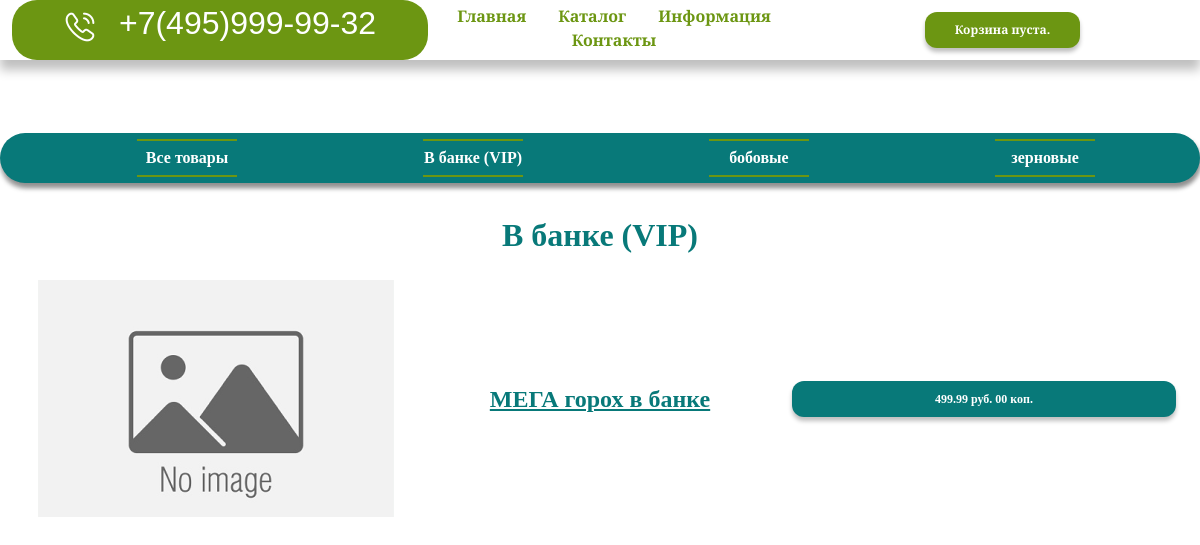
Page /category/v-banke-vip/ on the committed database.
### shop/models.py (models this page shows, shortened)
class Category(models.Model):
    name = models.CharField(max_length=200, db_index=True)
    slug = models.SlugField(max_length=200, db_index=True, unique=True)
    class Meta:
        ordering = ('name',)
        verbose_name = 'Категория'
        verbose_name_plural = 'Категории'
    def get_absolute_url(self):
        return reverse('shop:product_list_by_category',
                       args=[self.slug])

class Product(models.Model):
    category = models.ForeignKey(Category, related_name='products', on_delete=models.CASCADE)
    name = models.CharField(max_length=200, db_index=True)
    slug = models.SlugField(max_length=200, db_index=True)
    image = models.ImageField(upload_to='products/%Y/%m/%d', blank=True)
    description = models.TextField(blank=True)
    price = models.DecimalField(max_length=0, decimal_places=2, max_digits=10)
    stock = models.PositiveIntegerField()
    available = models.BooleanField(default=True)
    created = models.DateTimeField(auto_now_add=True)
    update = models.DateTimeField(auto_now=True)
    class Meta:
        ordering = ('name', )
        verbose_name = 'Товар'
        verbose_name_plural = 'Товары'
        index_together = (('id', 'slug'), )
    def get_absolute_url(self):
        return reverse('shop:product_detail',
                       args=[self.id, self.slug])

### shop/views.py (the view)
# urls.py: path('category/<category_slug>/',  views.main_catalog, name='product_list_by_category'),
def main_catalog(request, category_slug=None):
    category = None
    categories = Category.objects.all()
    products = Product.objects.filter(available=True)
    if category_slug is not None:
        category = get_object_or_404(Category, slug=category_slug)
        products = Product.objects.filter(category__slug=category_slug)
    context = {
        'category': category,
        'categories': categories,
        'products': products
    }
    return render(request,
                  'shop/catalog.html',
                  context)

### cart/cart.py (called while the page is built)
    def __len__(self):
        return sum(item['quantity'] for item in self.cart.values())

### cart/context_processors.py (called while the page is built)
def cart(request):
    return {'cart': Cart(request)}

### shop/templates/shop/catalog.html (shortened to what this page needs)
{% extends "shop/base.html" %}
{% load static %}
{% block content %}
<div class="container-xxl body_catalog">
      <div class="row">
        <div class="category_bar text-center    ">
          <ul class="category_menu_item d-flex justify-content-around">
            <li  {% if not category %}class="selected"{% endif %}>
                <a class="category_menu_item_link" href="{% url "shop:main_catalog" %}">Все товары</a>
            </li>
                {% for c in categories %}
                    <li {% if category.slug == c.slug %}class="selected"{% endif %}>
                        <a class="category_menu_item_link" href="{{ c.get_absolute_url }}">{{ c.name }}</a>
                    </li>
                {% endfor %}
            </ul>
        </div>
      </div>
</div>
<div id="main" class="container-xxl catalog_list">
    <div class="row text-center align-items-center">
            <div id="main" class="container-xxl">
                <h1 class="category_title">{% if category is not None %}
                     {{ category.name }}
                     {% else %}Все товары{% endif %}</h1>
                    {% for product in products %}
                    <div class="container-fluid d-flex justify-content-between align-items-center product_cart">
                        <div class="col"><a href="{{ product.get_absolute_url }}">
                        <img src="{% if product.image %}{{ product.image.url }}{% else %}{% static "img/no_image.png" %}{% endif %}">
                        </a></div>
                        <div class="col">
                        <a class="product_name" href="{{ product.get_absolute_url }}">{{ product.name }}</a></div>
                        <div class="col"><form class="price_button">{{ product.price }} руб. 00 коп.</form></div>
                    </div>
                    {% endfor %}
            </div>
    </div>
</div>
{% endblock %}

### shop/static/css/base.css (style rules this page uses)
* { font-family: "Alegreya Sans", sans-serif; }
.body_catalog { margin-top: 73px; }
.category_bar { height: 50px; background: #087979; box-shadow: 2px 4px 4px rgba(0, 0, 0, 0.25), 0px 6px 4px rgba(0, 0, 0, 0.25); border-radius: 25px; }
li { display: inline; }
.category_menu_item_link { text-decoration: none; font-family: "Alegreya"; font-style: normal; font-weight: 700; font-size: 16px; line-height: 22px; color: #ffffff; }
.catalog_list { margin-top: 70px; }
.category_menu_item_link:before { content: ""; display: block; height: 2px; background:rgba(108, 150, 18, 1); width: 100px; margin: 6px auto 5px; transition: 1s; }
.category_menu_item_link:after { content: ""; display: block; height: 2px; background: rgba(108, 150, 18, 1); width: 100px; margin: 5px auto 0; transition: 1s; }
.category_title { color: #087979; font-family: "Alegreya"; font-style: normal; font-weight: 900; font-size: 32px; line-height: 44px; padding-bottom: 15px; margin-top: -40px; }
.price_button { background-color: rgba(8, 121, 121, 1); color: white; padding: 10px 30px; border-radius: 12px; border-style: none; font-family: "Alegreya"; font-style: normal; font-weight: 700; font-size: 12px; line-height: 16px; box-shadow: 0px 4px 4px rgba(0, 0, 0, 0.25); }
.product_cart { margin-bottom: 40px; }
.product_name { color: rgba(8, 121, 121, 1); font-family: "Alegreya"; font-style: normal; font-weight: 900; font-size: 24px; }

### rows in the picture
Category: name "В банке (VIP)"
Category: name "бобовые"
Category: name "зерновые"
Product: name "МЕГА горох в банке", price "499.99"
